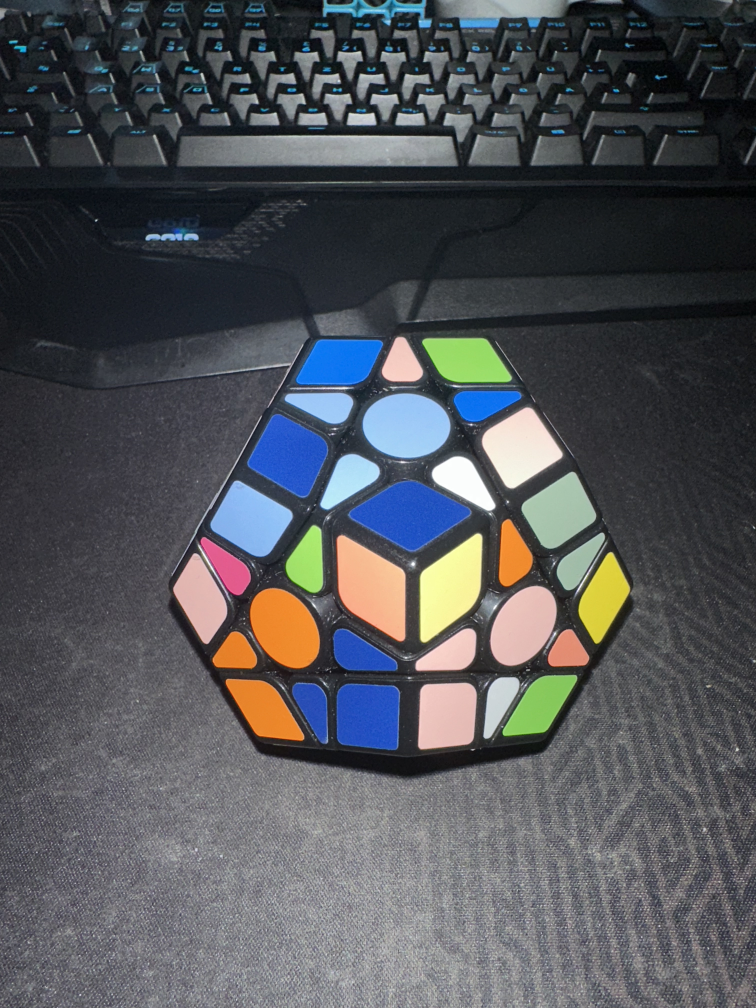
#> input picture data/normal_test_data/IMG_2881.jpeg, 3024 x 4032 px (shown at 1/4 size); its folder holds only this picture in this run
$ python megaminx_detection.py   (older library calls are emulated)
#> lines starting #> are read from the running program, lines starting #| are printed output that depends on the picture
from visualize import visualize
from dataclasses import dataclass
from typing import Any

import cv2
import math
import numpy as np
from pathlib import Path

from color_mapping import get_model, classify
from src.canonical import FACE_NEIGHBORS

MAX_FACES = 3
CENTER_RADIUS = 6
MAX_ANGLE_DIFF = ((math.pi / 3) + 0.1)
DEBUG = True


def debug_show(title, img, max_w=1200, max_h=800):
    """Show an image (auto-resized) and wait for a key.
       Press any key to continue; ESC exits."""
    if not DEBUG:
        return

    h, w = img.shape[:2]
    s = min(max_w / w, max_h / h, 1.0)
    if s < 1.0:
        img = cv2.resize(img, (int(w * s), int(h * s)), interpolation=cv2.INTER_AREA)
    cv2.imshow(title, img)
    k = cv2.waitKey(0) & 0xFF
    if k == 27:
        cv2.destroyAllWindows()
        raise SystemExit


@dataclass
class Sticker:
    center: tuple[int, int]
    color: tuple[int, int, int]  # rgb
    label: str
    angle: float | None
    dif_angle: float | None = None


@dataclass
class Face:
    center: tuple[float, float, float]
    color: tuple[int, int, int]  # rgb
    sticker: list[Sticker]
    label: str


@dataclass
class Entry:
    label: str
    angle: float
    sticker: list[Sticker]


# [100 lines left out: functions select_face_centers, find_face_centers, sample_center_color, find_sticker_for_face, not called in this run]


def show_contours(title:str, contours: Any, img: cv2.typing.MatLike):
    cv2.drawContours(img, contours, -1, (0, 0, 255), 3)
    debug_show(title, img)


def find_contours(path: Path) -> tuple[cv2.typing.MatLike, tuple[int, int], Any]:
    img0 = cv2.imread(str(path))
#> img0 is the input picture: shape (4032, 3024, 3); mean B, G, R 88.1, 83.8, 81.6
    assert img0 is not None, f"Image not found: {path}"

    h0, w0 = img0.shape[:2]
#> h0 = 4032; w0 = 3024
    scale = 2000.0 / max(w0, h0)
#> scale = 0.496
    img_bgr = cv2.resize(img0, (int(w0 * scale), int(h0 * scale)),
                         cv2.INTER_AREA) if scale < 1 else img0.copy()  # ty:ignore[no-matching-overload]
    debug_show("find_contours: scaled input image", img_bgr)
#> in debug_show, `img = cv2.resize(img, (int(w * s), int(h * s)), interpolation=cv2.INTE..`:
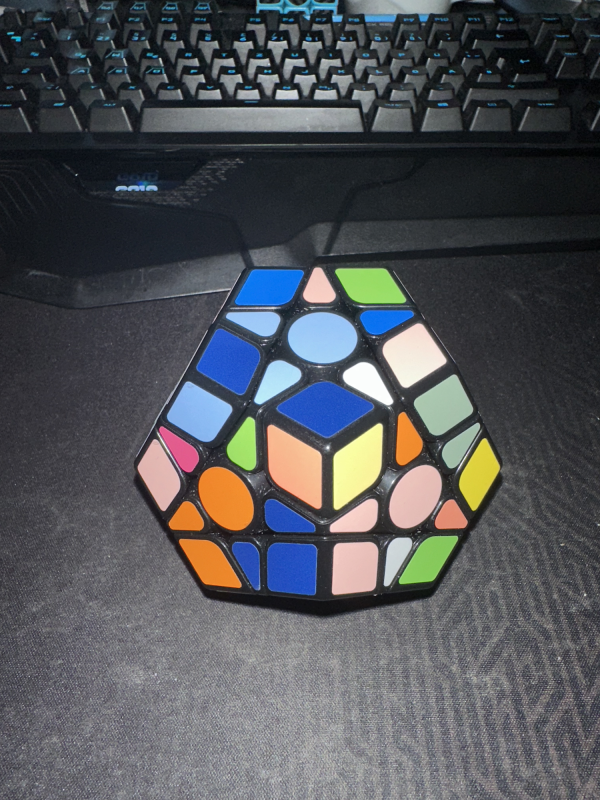
#> img: shape (800, 600, 3); mean of channels 0, 1, 2 88, 83.7, 81.5; drawn as B, G, R
#> (key Esc is pressed here)

    hsv = cv2.cvtColor(img_bgr, cv2.COLOR_BGR2HSV)
    img_v = hsv[:, :, 2]
    debug_show("find_contours: brightness image", img_v)

    edge_src = cv2.GaussianBlur(img_v, (7, 7), 0)

    sobel_x = cv2.Sobel(edge_src, cv2.CV_64F, 1, 0, ksize=3)
    sobel_y = cv2.Sobel(edge_src, cv2.CV_64F, 0, 1, ksize=3)

    sobel_mag = np.sqrt(sobel_x ** 2 + sobel_y ** 2)
    sobel_mag = np.uint8(np.clip(sobel_mag, 0, 255))

    debug_show("find_contours: sobel image", sobel_mag)

    _, edges = cv2.threshold(sobel_mag, 0, 255, cv2.THRESH_BINARY + cv2.THRESH_OTSU)  # ty:ignore[no-matching-overload]
    debug_show("find_contours: sobel image", edges)

    all_contours, _ = cv2.findContours(edges, cv2.RETR_LIST, cv2.CHAIN_APPROX_NONE)
    small = [c for c in all_contours if cv2.contourArea(c) < 100]
    if small:
        cv2.drawContours(edges, small, -1, 0, thickness=cv2.FILLED)

    edges = cv2.dilate(edges, np.ones((3, 3), np.uint8), iterations=1)
    edges = cv2.morphologyEx(edges, cv2.MORPH_CLOSE, np.ones((5, 5), np.uint8), iterations=3)
    debug_show("find_contours: cleaned edges image", edges)

    h, w = edges.shape
    mask = np.zeros((h + 2, w + 2), np.uint8)
    cv2.floodFill(edges, mask, (0, 0), 255)
    filled = cv2.bitwise_not(edges)
    debug_show("find_contours: floodFill image", filled)

    thr, mask_clean = cv2.threshold(img_v, 0, 255, cv2.THRESH_BINARY + cv2.THRESH_OTSU)
    debug_show("find_contours: threshold image", mask_clean)

    mask_clean = cv2.bitwise_and(mask_clean, filled)
    debug_show("find_contours: threshold image cleaned", mask_clean)

    contours, _ = cv2.findContours(mask_clean, cv2.RETR_LIST, cv2.CHAIN_APPROX_NONE)
    show_contours("find_contours: found contours", contours, img_bgr.copy())

    if not contours:
        raise ValueError(f"{path.name}: No contours found—check lighting or thresholds.")

    h, w = img_v.shape

    return img_bgr, (h, w), contours


def normalize_radians_np(rad):
    return np.arctan2(np.sin(rad), np.cos(rad))

# [75 lines left out: function find_index_of_stickers, not called in this run]


def process_image(path: Path) -> list[Face]:
    img, (h, w), contours = find_contours(path)

    min_radius, max_radius = int(0.02 * min(h, w)), int(0.5 * min(h, w))

    faces = find_face_centers(contours, min_radius, max_radius, max_faces=MAX_FACES, img_rgb=img)

    for face in faces:
        find_sticker_for_face(face, contours, img)
    show_found_stickers(faces, img.copy())

    find_index_of_stickers(faces, img.copy())
    show_sticker_indices(faces, img.copy())

    return faces


# [35 lines left out: functions show_sticker_indices, show_found_stickers, vote_faces, not called in this run]


def show_result(voted_faces: dict[str, list[str]]) -> None:
    visualize(voted_faces)


IMAGE_DIR = Path("../data/normal_test_data")
IMAGE_EXTENSIONS = {".png", ".jpg", ".jpeg", ".bmp", ".tif", ".tiff"}


def main():
    image_paths = sorted([p for p in IMAGE_DIR.iterdir() if p.suffix.lower() in IMAGE_EXTENSIONS and p.is_file()])
    if not image_paths:
        raise SystemExit(f"No image files found in {IMAGE_DIR}")

    faces: list[Face] = []
    for path in image_paths:
        faces += process_image(path)

    voted_faces: dict[str, list[str]] = vote_faces(faces)
    show_result(voted_faces)

if __name__ == "__main__":
    main()
#> (the program exits here)

$ run again, on data/normal_test_data/IMG_2893.jpeg
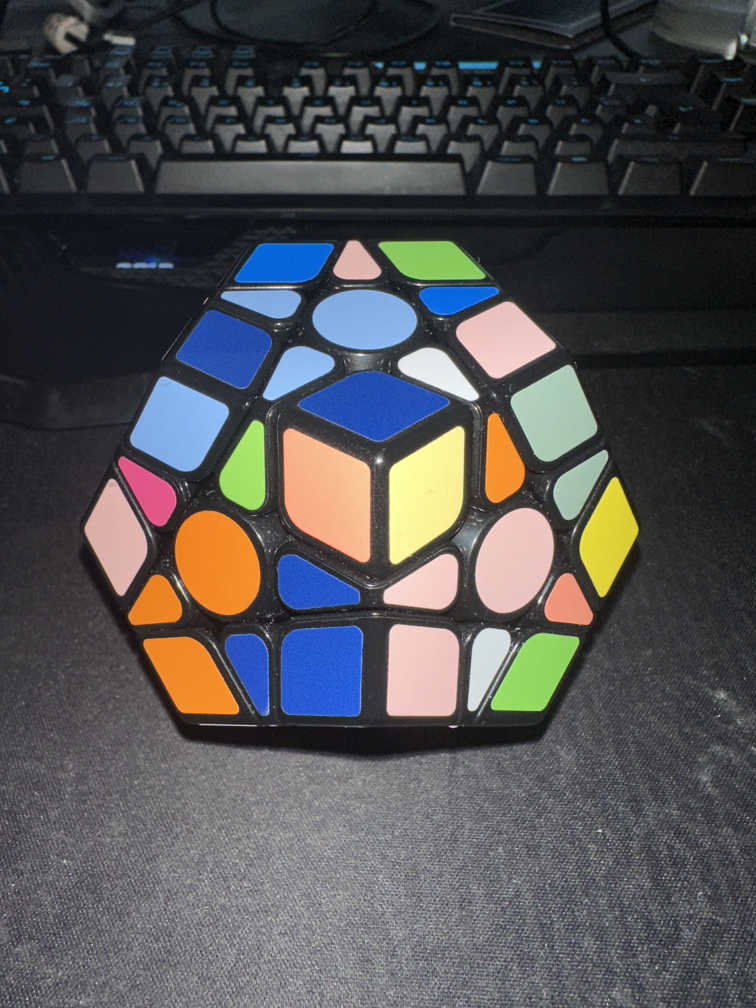
#> input picture data/normal_test_data/IMG_2893.jpeg, 3024 x 4032 px (shown at 1/4 size)
#> in find_contours, img0 is the input picture: shape (4032, 3024, 3); mean B, G, R 82.7, 81.1, 81.3
#> in debug_show, `img = cv2.resize(img, (int(w * s), int(h * s)), interpolation=cv2.INTE..`:
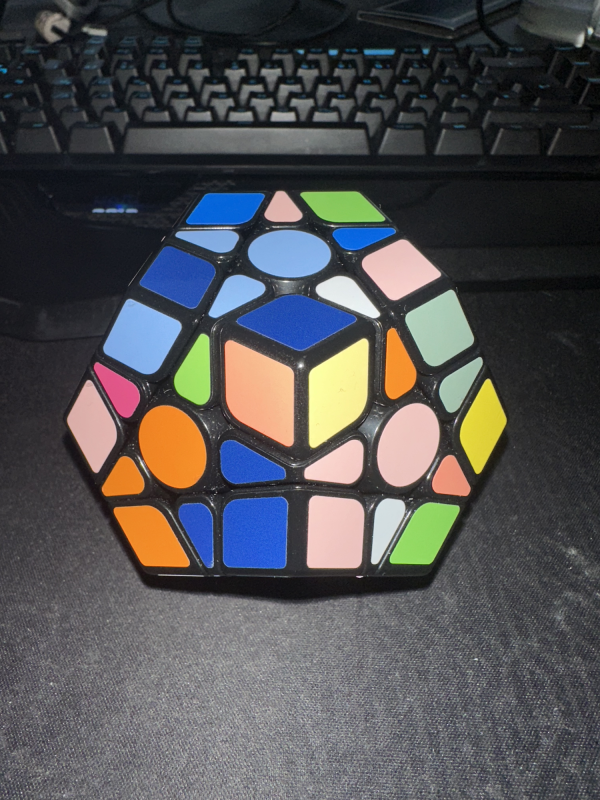
#> img: shape (800, 600, 3); mean of channels 0, 1, 2 82.6, 81, 81.2; drawn as B, G, R

$ run again, on data/normal_test_data/IMG_2894.jpeg
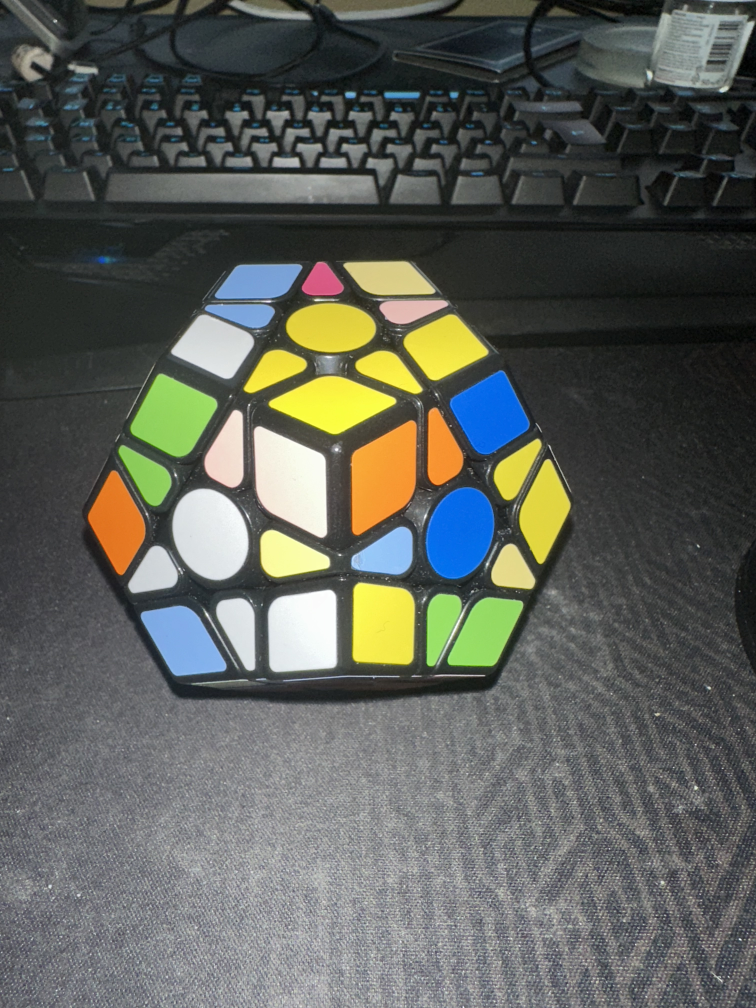
#> input picture data/normal_test_data/IMG_2894.jpeg, 3024 x 4032 px (shown at 1/4 size)
#> in find_contours, img0 is the input picture: shape (4032, 3024, 3); mean B, G, R 89.3, 95.8, 92.8
#> in debug_show, `img = cv2.resize(img, (int(w * s), int(h * s)), interpolation=cv2.INTE..`:
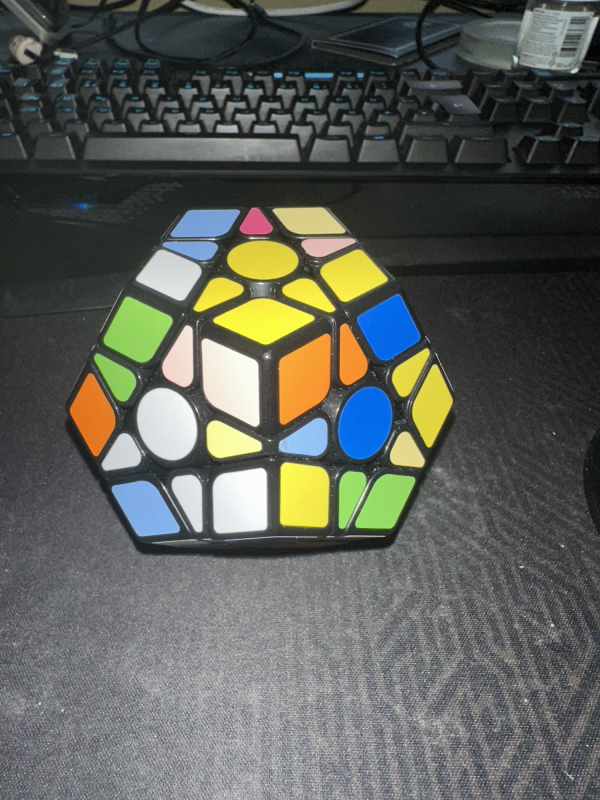
#> img: shape (800, 600, 3); mean of channels 0, 1, 2 89.1, 95.6, 92.7; drawn as B, G, R

$ run again, on data/normal_test_data/IMG_2895.jpeg
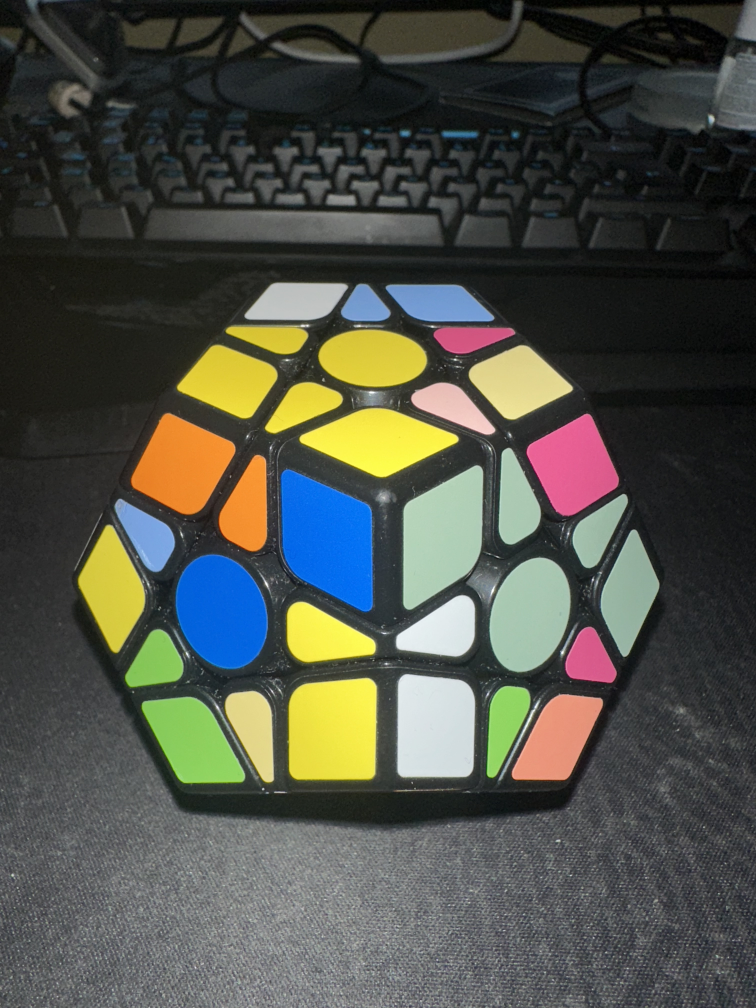
#> input picture data/normal_test_data/IMG_2895.jpeg, 3024 x 4032 px (shown at 1/4 size)
#> in find_contours, img0 is the input picture: shape (4032, 3024, 3); mean B, G, R 72.1, 80.7, 78.6
#> in debug_show, `img = cv2.resize(img, (int(w * s), int(h * s)), interpolation=cv2.INTE..`:
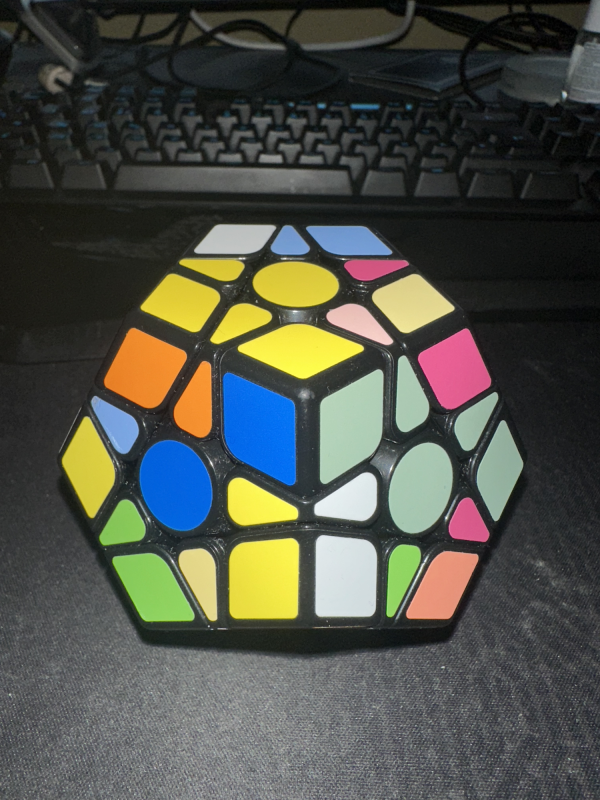
#> img: shape (800, 600, 3); mean of channels 0, 1, 2 72, 80.6, 78.5; drawn as B, G, R

$ run again, on data/normal_test_data/IMG_2886.jpeg
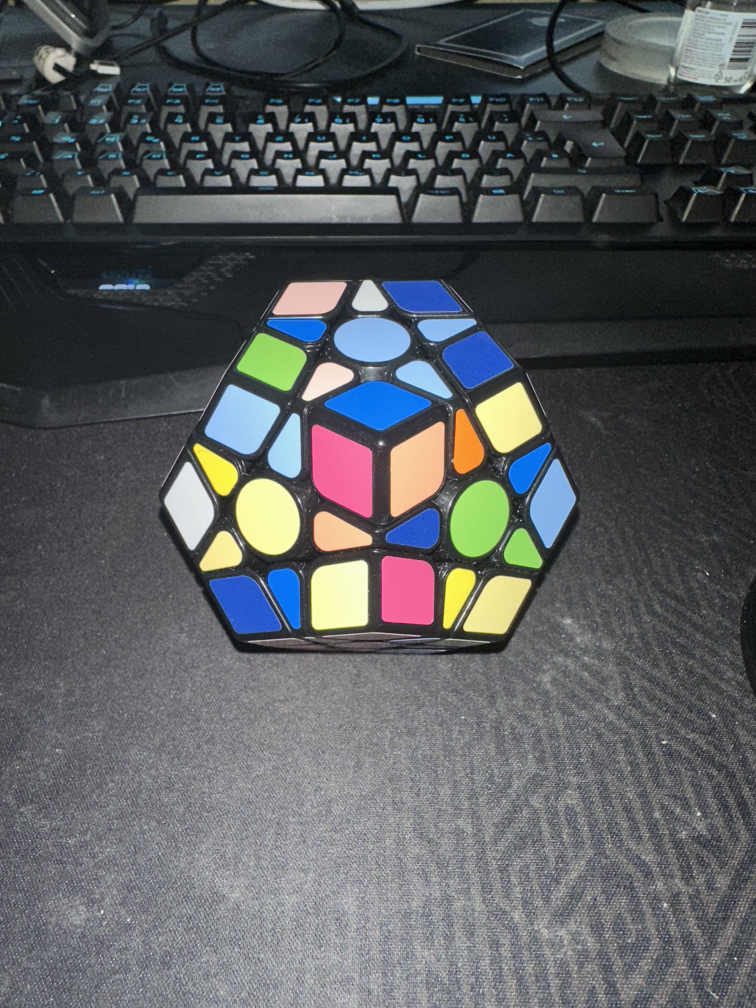
#> input picture data/normal_test_data/IMG_2886.jpeg, 3024 x 4032 px (shown at 1/4 size)
#> in find_contours, img0 is the input picture: shape (4032, 3024, 3); mean B, G, R 95.4, 93, 89.9
#> in debug_show, `img = cv2.resize(img, (int(w * s), int(h * s)), interpolation=cv2.INTE..`:
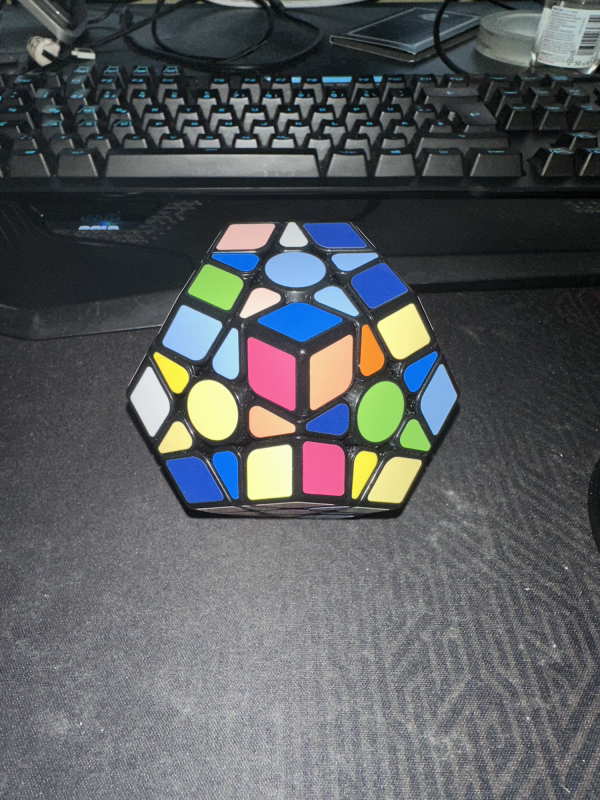
#> img: shape (800, 600, 3); mean of channels 0, 1, 2 95.3, 92.9, 89.8; drawn as B, G, R
